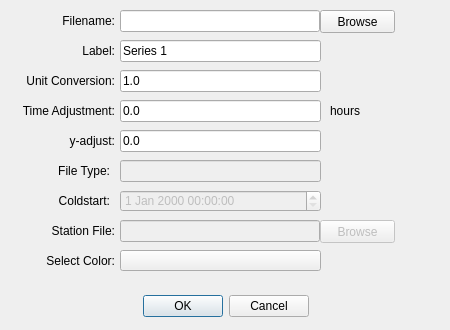
<?xml version="1.0" encoding="UTF-8"?>
<ui version="4.0">
 <class>add_imeds_data</class>
 <widget class="QDialog" name="add_imeds_data">
  <property name="windowModality">
   <enum>Qt::WindowModal</enum>
  </property>
  <property name="geometry">
   <rect>
    <x>0</x>
    <y>0</y>
    <width>450</width>
    <height>330</height>
   </rect>
  </property>
  <property name="sizePolicy">
   <sizepolicy hsizetype="Fixed" vsizetype="Fixed">
    <horstretch>0</horstretch>
    <verstretch>0</verstretch>
   </sizepolicy>
  </property>
  <property name="minimumSize">
   <size>
    <width>450</width>
    <height>330</height>
   </size>
  </property>
  <property name="maximumSize">
   <size>
    <width>450</width>
    <height>330</height>
   </size>
  </property>
  <property name="windowTitle">
   <string>Add Timeseries Data</string>
  </property>
  <property name="windowIcon">
   <iconset resource="../ADCvalidatior.qrc">
    <normaloff>:/rsc/img/icon.png</normaloff>:/rsc/img/icon.png</iconset>
  </property>
  <widget class="QDialogButtonBox" name="buttonBox">
   <property name="geometry">
    <rect>
     <x>10</x>
     <y>290</y>
     <width>431</width>
     <height>32</height>
    </rect>
   </property>
   <property name="orientation">
    <enum>Qt::Horizontal</enum>
   </property>
   <property name="standardButtons">
    <set>QDialogButtonBox::Cancel|QDialogButtonBox::Ok</set>
   </property>
   <property name="centerButtons">
    <bool>true</bool>
   </property>
  </widget>
  <widget class="QLineEdit" name="text_filename">
   <property name="geometry">
    <rect>
     <x>120</x>
     <y>10</y>
     <width>200</width>
     <height>22</height>
    </rect>
   </property>
   <property name="sizePolicy">
    <sizepolicy hsizetype="Fixed" vsizetype="Fixed">
     <horstretch>0</horstretch>
     <verstretch>0</verstretch>
    </sizepolicy>
   </property>
   <property name="minimumSize">
    <size>
     <width>200</width>
     <height>20</height>
    </size>
   </property>
   <property name="readOnly">
    <bool>true</bool>
   </property>
   <property name="clearButtonEnabled">
    <bool>false</bool>
   </property>
  </widget>
  <widget class="QPushButton" name="browse_filebrowse">
   <property name="geometry">
    <rect>
     <x>320</x>
     <y>10</y>
     <width>75</width>
     <height>23</height>
    </rect>
   </property>
   <property name="sizePolicy">
    <sizepolicy hsizetype="Fixed" vsizetype="Fixed">
     <horstretch>0</horstretch>
     <verstretch>0</verstretch>
    </sizepolicy>
   </property>
   <property name="minimumSize">
    <size>
     <width>75</width>
     <height>23</height>
    </size>
   </property>
   <property name="text">
    <string>Browse</string>
   </property>
  </widget>
  <widget class="QLabel" name="label_seriesname">
   <property name="geometry">
    <rect>
     <x>15</x>
     <y>40</y>
     <width>100</width>
     <height>21</height>
    </rect>
   </property>
   <property name="minimumSize">
    <size>
     <width>100</width>
     <height>0</height>
    </size>
   </property>
   <property name="maximumSize">
    <size>
     <width>100</width>
     <height>16777215</height>
    </size>
   </property>
   <property name="text">
    <string>Label:</string>
   </property>
   <property name="alignment">
    <set>Qt::AlignRight|Qt::AlignTrailing|Qt::AlignVCenter</set>
   </property>
  </widget>
  <widget class="QLineEdit" name="text_seriesname">
   <property name="geometry">
    <rect>
     <x>120</x>
     <y>40</y>
     <width>201</width>
     <height>22</height>
    </rect>
   </property>
   <property name="text">
    <string>Series 1</string>
   </property>
  </widget>
  <widget class="QLabel" name="label_color">
   <property name="geometry">
    <rect>
     <x>15</x>
     <y>250</y>
     <width>100</width>
     <height>21</height>
    </rect>
   </property>
   <property name="minimumSize">
    <size>
     <width>100</width>
     <height>0</height>
    </size>
   </property>
   <property name="maximumSize">
    <size>
     <width>100</width>
     <height>16777215</height>
    </size>
   </property>
   <property name="text">
    <string>Select Color:</string>
   </property>
   <property name="alignment">
    <set>Qt::AlignRight|Qt::AlignTrailing|Qt::AlignVCenter</set>
   </property>
  </widget>
  <widget class="QPushButton" name="button_IMEDSColor">
   <property name="geometry">
    <rect>
     <x>120</x>
     <y>250</y>
     <width>201</width>
     <height>21</height>
    </rect>
   </property>
   <property name="text">
    <string/>
   </property>
  </widget>
  <widget class="QLabel" name="label_filename">
   <property name="geometry">
    <rect>
     <x>15</x>
     <y>10</y>
     <width>100</width>
     <height>21</height>
    </rect>
   </property>
   <property name="minimumSize">
    <size>
     <width>100</width>
     <height>0</height>
    </size>
   </property>
   <property name="maximumSize">
    <size>
     <width>100</width>
     <height>16777215</height>
    </size>
   </property>
   <property name="text">
    <string>Filename:</string>
   </property>
   <property name="alignment">
    <set>Qt::AlignRight|Qt::AlignTrailing|Qt::AlignVCenter</set>
   </property>
  </widget>
  <widget class="QLabel" name="label_unitconvert">
   <property name="geometry">
    <rect>
     <x>15</x>
     <y>70</y>
     <width>100</width>
     <height>21</height>
    </rect>
   </property>
   <property name="minimumSize">
    <size>
     <width>100</width>
     <height>0</height>
    </size>
   </property>
   <property name="maximumSize">
    <size>
     <width>100</width>
     <height>16777215</height>
    </size>
   </property>
   <property name="text">
    <string>Unit Conversion:</string>
   </property>
   <property name="alignment">
    <set>Qt::AlignRight|Qt::AlignTrailing|Qt::AlignVCenter</set>
   </property>
  </widget>
  <widget class="QLineEdit" name="text_unitconvert">
   <property name="geometry">
    <rect>
     <x>120</x>
     <y>70</y>
     <width>201</width>
     <height>22</height>
    </rect>
   </property>
   <property name="inputMask">
    <string/>
   </property>
   <property name="text">
    <string>1.0</string>
   </property>
  </widget>
  <widget class="QLineEdit" name="text_yadjust">
   <property name="geometry">
    <rect>
     <x>120</x>
     <y>130</y>
     <width>201</width>
     <height>22</height>
    </rect>
   </property>
   <property name="inputMask">
    <string/>
   </property>
   <property name="text">
    <string>0.0</string>
   </property>
  </widget>
  <widget class="QLabel" name="label_yadjust">
   <property name="geometry">
    <rect>
     <x>15</x>
     <y>130</y>
     <width>100</width>
     <height>21</height>
    </rect>
   </property>
   <property name="minimumSize">
    <size>
     <width>100</width>
     <height>0</height>
    </size>
   </property>
   <property name="maximumSize">
    <size>
     <width>100</width>
     <height>16777215</height>
    </size>
   </property>
   <property name="text">
    <string>y-adjust:</string>
   </property>
   <property name="alignment">
    <set>Qt::AlignRight|Qt::AlignTrailing|Qt::AlignVCenter</set>
   </property>
  </widget>
  <widget class="QLineEdit" name="text_xadjust">
   <property name="geometry">
    <rect>
     <x>120</x>
     <y>100</y>
     <width>201</width>
     <height>22</height>
    </rect>
   </property>
   <property name="inputMask">
    <string/>
   </property>
   <property name="text">
    <string>0.0</string>
   </property>
  </widget>
  <widget class="QLabel" name="label_xadjust">
   <property name="geometry">
    <rect>
     <x>15</x>
     <y>100</y>
     <width>100</width>
     <height>21</height>
    </rect>
   </property>
   <property name="minimumSize">
    <size>
     <width>100</width>
     <height>0</height>
    </size>
   </property>
   <property name="maximumSize">
    <size>
     <width>100</width>
     <height>16777215</height>
    </size>
   </property>
   <property name="text">
    <string> Time Adjustment:</string>
   </property>
   <property name="alignment">
    <set>Qt::AlignRight|Qt::AlignTrailing|Qt::AlignVCenter</set>
   </property>
  </widget>
  <widget class="QLabel" name="label_xadjust_unit">
   <property name="geometry">
    <rect>
     <x>330</x>
     <y>100</y>
     <width>100</width>
     <height>21</height>
    </rect>
   </property>
   <property name="minimumSize">
    <size>
     <width>100</width>
     <height>0</height>
    </size>
   </property>
   <property name="maximumSize">
    <size>
     <width>100</width>
     <height>16777215</height>
    </size>
   </property>
   <property name="text">
    <string>hours</string>
   </property>
   <property name="alignment">
    <set>Qt::AlignLeading|Qt::AlignLeft|Qt::AlignVCenter</set>
   </property>
  </widget>
  <widget class="QDateTimeEdit" name="date_coldstart">
   <property name="enabled">
    <bool>false</bool>
   </property>
   <property name="geometry">
    <rect>
     <x>120</x>
     <y>190</y>
     <width>201</width>
     <height>22</height>
    </rect>
   </property>
  </widget>
  <widget class="QLabel" name="label_coldstart">
   <property name="geometry">
    <rect>
     <x>10</x>
     <y>190</y>
     <width>100</width>
     <height>21</height>
    </rect>
   </property>
   <property name="minimumSize">
    <size>
     <width>100</width>
     <height>0</height>
    </size>
   </property>
   <property name="maximumSize">
    <size>
     <width>100</width>
     <height>16777215</height>
    </size>
   </property>
   <property name="text">
    <string>Coldstart:</string>
   </property>
   <property name="alignment">
    <set>Qt::AlignRight|Qt::AlignTrailing|Qt::AlignVCenter</set>
   </property>
  </widget>
  <widget class="QLabel" name="label_filetype">
   <property name="enabled">
    <bool>true</bool>
   </property>
   <property name="geometry">
    <rect>
     <x>10</x>
     <y>160</y>
     <width>100</width>
     <height>21</height>
    </rect>
   </property>
   <property name="minimumSize">
    <size>
     <width>100</width>
     <height>0</height>
    </size>
   </property>
   <property name="maximumSize">
    <size>
     <width>100</width>
     <height>16777215</height>
    </size>
   </property>
   <property name="text">
    <string>File Type:</string>
   </property>
   <property name="alignment">
    <set>Qt::AlignRight|Qt::AlignTrailing|Qt::AlignVCenter</set>
   </property>
  </widget>
  <widget class="QLineEdit" name="text_filetype">
   <property name="enabled">
    <bool>false</bool>
   </property>
   <property name="geometry">
    <rect>
     <x>120</x>
     <y>160</y>
     <width>201</width>
     <height>22</height>
    </rect>
   </property>
   <property name="inputMask">
    <string/>
   </property>
   <property name="text">
    <string/>
   </property>
  </widget>
  <widget class="QLabel" name="label_filename_2">
   <property name="geometry">
    <rect>
     <x>15</x>
     <y>220</y>
     <width>100</width>
     <height>21</height>
    </rect>
   </property>
   <property name="minimumSize">
    <size>
     <width>100</width>
     <height>0</height>
    </size>
   </property>
   <property name="maximumSize">
    <size>
     <width>100</width>
     <height>16777215</height>
    </size>
   </property>
   <property name="text">
    <string>Station File:</string>
   </property>
   <property name="alignment">
    <set>Qt::AlignRight|Qt::AlignTrailing|Qt::AlignVCenter</set>
   </property>
  </widget>
  <widget class="QLineEdit" name="text_stationfile">
   <property name="enabled">
    <bool>false</bool>
   </property>
   <property name="geometry">
    <rect>
     <x>120</x>
     <y>220</y>
     <width>200</width>
     <height>22</height>
    </rect>
   </property>
   <property name="sizePolicy">
    <sizepolicy hsizetype="Fixed" vsizetype="Fixed">
     <horstretch>0</horstretch>
     <verstretch>0</verstretch>
    </sizepolicy>
   </property>
   <property name="minimumSize">
    <size>
     <width>200</width>
     <height>20</height>
    </size>
   </property>
   <property name="readOnly">
    <bool>true</bool>
   </property>
   <property name="clearButtonEnabled">
    <bool>false</bool>
   </property>
  </widget>
  <widget class="QPushButton" name="browse_stationfile">
   <property name="enabled">
    <bool>false</bool>
   </property>
   <property name="geometry">
    <rect>
     <x>320</x>
     <y>220</y>
     <width>75</width>
     <height>23</height>
    </rect>
   </property>
   <property name="sizePolicy">
    <sizepolicy hsizetype="Fixed" vsizetype="Fixed">
     <horstretch>0</horstretch>
     <verstretch>0</verstretch>
    </sizepolicy>
   </property>
   <property name="minimumSize">
    <size>
     <width>75</width>
     <height>23</height>
    </size>
   </property>
   <property name="text">
    <string>Browse</string>
   </property>
  </widget>
 </widget>
 <resources>
  <include location="../ADCvalidatior.qrc"/>
 </resources>
 <connections>
  <connection>
   <sender>buttonBox</sender>
   <signal>accepted()</signal>
   <receiver>add_imeds_data</receiver>
   <slot>accept()</slot>
   <hints>
    <hint type="sourcelabel">
     <x>248</x>
     <y>254</y>
    </hint>
    <hint type="destinationlabel">
     <x>157</x>
     <y>274</y>
    </hint>
   </hints>
  </connection>
  <connection>
   <sender>buttonBox</sender>
   <signal>rejected()</signal>
   <receiver>add_imeds_data</receiver>
   <slot>reject()</slot>
   <hints>
    <hint type="sourcelabel">
     <x>316</x>
     <y>260</y>
    </hint>
    <hint type="destinationlabel">
     <x>286</x>
     <y>274</y>
    </hint>
   </hints>
  </connection>
 </connections>
</ui>
